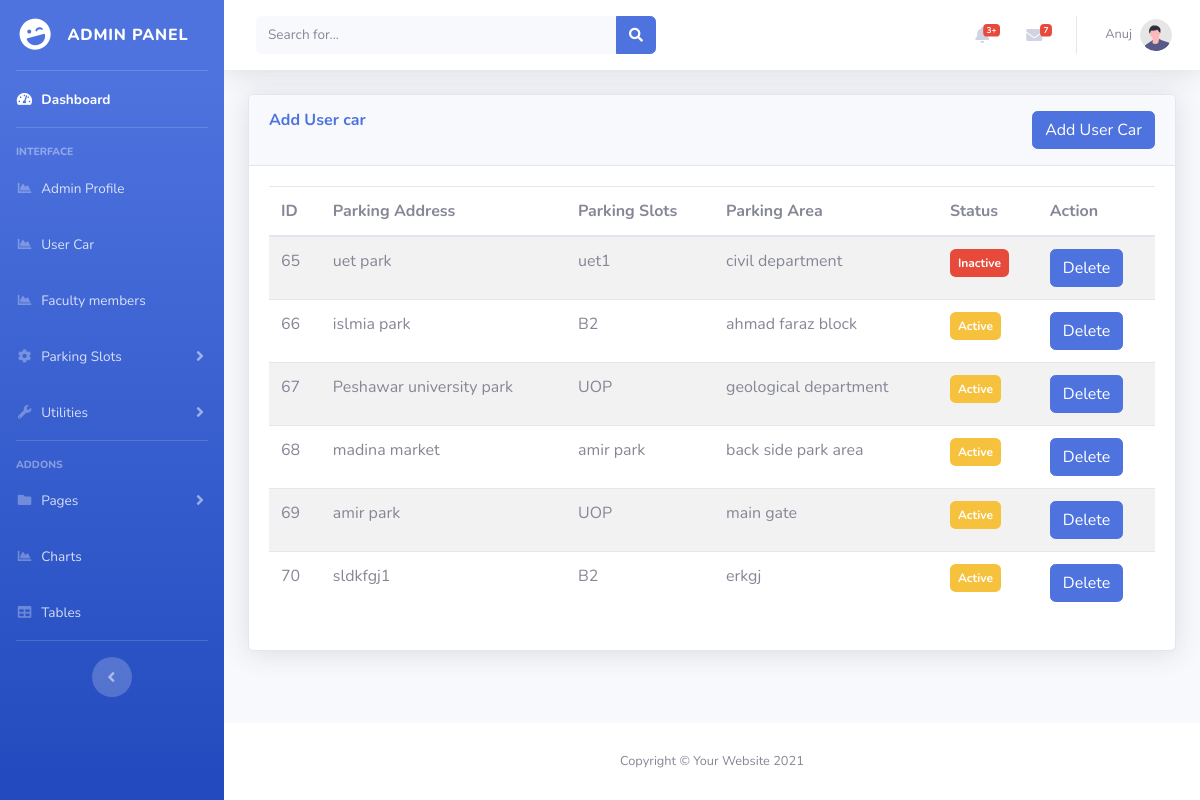
The app's page /admin/user_car.php (signed in) with its own data.
### tables this page shows
CREATE TABLE `user_car` (
  `id` int(11) NOT NULL,
  `parking_address` varchar(50) NOT NULL,
  `parking_slots` int(50) NOT NULL,
  `parking_area` varchar(50) NOT NULL,
  `status` int(11) NOT NULL,
  `action` varchar(40) NOT NULL
);

CREATE TABLE `park_slot` (
  `slot_id` int(100) NOT NULL,
  `slot_name` varchar(50) NOT NULL,
  `slot_status` varchar(20) NOT NULL
);

### admin/user_car.php (the view, shortened to what this page needs)
<?php
include('security.php');
include('includes/header.php');
include('includes/navbar.php');
?>
<div class="content-wrapper">
    <div class="container-fluid">
        <div class="card shadow mb-4">
            <div class="card-header py-3">
                <h6 class="m-0 font-weight-bold text-primary">Add User car
                    <button type="button" class="btn btn-primary float-right" data-toggle="modal" data-target="#exampleModal">
                        Add User Car
                    </button>
                </h6>
            </div>
            <div class="card-body">
                <table class="table table-striped">
                    <thead>
                        <tr>
                            <th scope="col">ID</th>
                            <th scope="col">Parking Address</th>
                            <th scope="col">Parking Slots</th>
                            <th scope="col">Parking Area</th>
                            <th scope="col">Status</th>
                            <th scope="col">Action</th>
                        </tr>
                    </thead>
                    <tbody>
                        <?php
                        $sql1 = "SELECT * FROM user_car JOIN park_slot WHERE user_car.parking_slots = park_slot.slot_id";
                        $res = mysqli_query($connect, $sql1);
                        while ($row = mysqli_fetch_assoc($res)) {
                        ?>
                            <tr>
                                <td><?php echo $row['id']; ?></td>
                                <td><?php echo $row['parking_address']; ?></td>
                                <td><?php echo $row['slot_name']; ?></td>
                                <td><?php echo $row['parking_area']; ?></td>
                                <td>
                                    <?php if ($row['status'] == '1') { ?>
                                        <span class="badge bg-warning p-2 text-white">Active</span>
                                    <?php } else { ?>
                                        <span class="badge bg-danger p-2 text-white">Inactive</span>
                                    <?php } ?>
                                </td>
                                <td><a href="delete.php" class="btn btn-primary" nam="delete" value="<?php echo $row['id']; ?>">Delete</a></td>
                            </tr>
                        <?php
                        }
                        ?>
                    </tbody>
                </table>
            </div>
        </div>
    </div>
</div>
</div>
<?php
include('includes/footer.php');
?>

### admin/includes/header.php (shortened to what this page needs)
<!DOCTYPE html>
<html lang="en">
<head>
    <link href="vendor/fontawesome-free/css/all.min.css" rel="stylesheet" type="text/css">
    <link rel="stylesheet" type="text/css" href="css/style.css">
    <link href="css/sb-admin-2.min.css" rel="stylesheet">
</head>
<body id="page-top">
    <div id="wrapper">

### admin/includes/navbar.php (shortened to what this page needs)
<ul class="navbar-nav bg-gradient-primary sidebar sidebar-dark accordion" id="accordionSidebar">
    <a class="sidebar-brand d-flex align-items-center justify-content-center" href="index.php">
        <div class="sidebar-brand-icon rotate-n-15">
            <i class="fas fa-laugh-wink"></i>
        </div>
        <div class="sidebar-brand-text mx-3">Admin Panel</div>
    </a>
    <hr class="sidebar-divider my-0">
    <li class="nav-item active">
        <a class="nav-link" href="index.php">
            <i class="fas fa-fw fa-tachometer-alt"></i>
            <span>Dashboard</span></a>
    </li>
    <hr class="sidebar-divider">
    <div class="sidebar-heading">
        Interface
    </div>
    <li class="nav-item">
        <a class="nav-link" href="register.php">
            <i class="fas fa-fw fa-chart-area"></i>
            <span>Admin Profile</span>
        </a>
    </li>
      <li class="nav-item">
        <a class="nav-link" href="user_car.php">
            <i class="fas fa-fw fa-chart-area"></i>
            <span>User Car</span>
        </a>
    </li>
    <li class="nav-item">
        <a class="nav-link" href="faculty.php">
            <i class="fas fa-fw fa-chart-area"></i>
            <span>Faculty members</span>
        </a>
    </li>
    <li class="nav-item">
        <a class="nav-link collapsed" href="#" data-toggle="collapse" data-target="#collapseThree" aria-expanded="true" aria-controls="collapseTwo">
            <i class="fas fa-fw fa-cog"></i>
            <span>Parking Slots</span>
        </a>
    </li>
    <li class="nav-item">
        <a class="nav-link collapsed" href="#" data-toggle="collapse" data-target="#collapseUtilities" aria-expanded="true" aria-controls="collapseUtilities">
            <i class="fas fa-fw fa-wrench"></i>
            <span>Utilities</span>
        </a>
    </li>
    <hr class="sidebar-divider">
    <div class="sidebar-heading">
        Addons
    </div>
    <li class="nav-item">
        <a class="nav-link collapsed" href="#" data-toggle="collapse" data-target="#collapsePages" aria-expanded="true" aria-controls="collapsePages">
            <i class="fas fa-fw fa-folder"></i>
            <span>Pages</span>
        </a>
    </li>
    <li class="nav-item">
        <a class="nav-link" href="charts.html">
            <i class="fas fa-fw fa-chart-area"></i>
            <span>Charts</span></a>
    </li>
    <li class="nav-item">
        <a class="nav-link" href="tables.html">
            <i class="fas fa-fw fa-table"></i>
            <span>Tables</span></a>
    </li>
    <hr class="sidebar-divider d-none d-md-block">
    <div class="text-center d-none d-md-inline">
        <button class="rounded-circle border-0" id="sidebarToggle"></button>
    </div>
</ul>
<div id="content-wrapper" class="d-flex flex-column">
    <div id="content">
        <nav class="navbar navbar-expand navbar-light bg-white topbar mb-4 static-top shadow">
            <form class="d-none d-sm-inline-block form-inline mr-auto ml-md-3 my-2 my-md-0 mw-100 navbar-search">
                <div class="input-group">
                    <input type="text" class="form-control bg-light border-0 small" placeholder="Search for..." aria-label="Search" aria-describedby="basic-addon2" />
                    <div class="input-group-append">
                        <button class="btn btn-primary" type="button">
                            <i class="fas fa-search fa-sm"></i>
                        </button>
                    </div>
                </div>
            </form>
            <ul class="navbar-nav ml-auto">
                <li class="nav-item dropdown no-arrow mx-1">
                    <a class="nav-link dropdown-toggle" href="#" id="alertsDropdown" role="button" data-toggle="dropdown" aria-haspopup="true" aria-expanded="false">
                        <i class="fas fa-bell fa-fw"></i>
                        <span class="badge badge-danger badge-counter">3+</span>
                    </a>
                </li>
                <li class="nav-item dropdown no-arrow mx-1">
                    <a class="nav-link dropdown-toggle" href="#" id="messagesDropdown" role="button" data-toggle="dropdown" aria-haspopup="true" aria-expanded="false">
                        <i class="fas fa-envelope fa-fw"></i>
                        <span class="badge badge-danger badge-counter">7</span>
                    </a>
                </li>
                <li class="nav-item dropdown no-arrow">
                    <a class="nav-link dropdown-toggle" href="#" id="userDropdown" role="button" data-toggle="dropdown" aria-haspopup="true" aria-expanded="false">
                        <span class="mr-2 d-none d-lg-inline text-gray-600 small">
                            <?php
                            echo $_SESSION['username'];
                            ?>
                        </span>
                        <img class="img-profile rounded-circle" src="img/undraw_profile.svg" />
                    </a>
                </li>
            </ul>
        </nav>

### admin/includes/footer.php
    <footer class="sticky-footer bg-white">
        <div class="container my-auto">
            <div class="copyright text-center my-auto">
                <span>Copyright &copy; Your Website 2021</span>
            </div>
        </div>
    </footer>
    </div>
</body>
</html>

### records on screen
user_car: id "65", parking_address "uet park", park_slot.slot_name "uet1", parking_area "civil department", status "Inactive"
user_car: id "66", parking_address "islmia park", park_slot.slot_name "B2", parking_area "ahmad faraz block", status "Active"
user_car: id "67", parking_address "Peshawar university park", park_slot.slot_name "UOP", parking_area "geological department", status "Active"
user_car: id "68", parking_address "madina market", park_slot.slot_name "amir park", parking_area "back side park area", status "Active"
user_car: id "69", parking_address "amir park", park_slot.slot_name "UOP", parking_area "main gate", status "Active"
user_car: id "70", parking_address "sldkfgj1", park_slot.slot_name "B2", parking_area "erkgj", status "Active"

### other values on screen
$_SESSION['username'] "Anuj"
